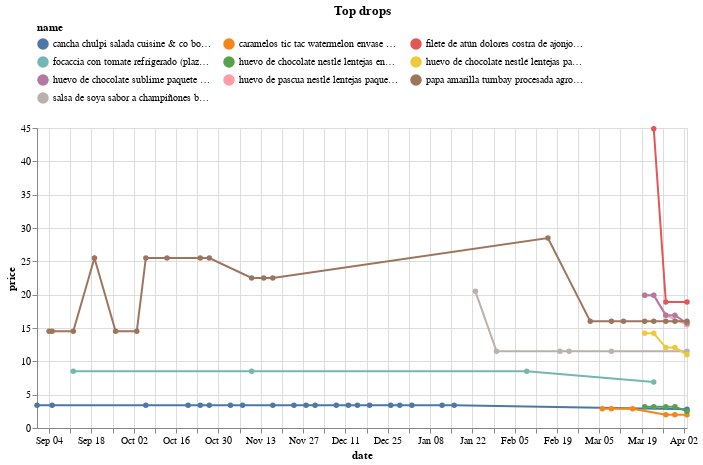

Write notebook code for a chart like this one.
### Code cell
(top_changes
 .sort_values('change')
 .head(10)
 .loc[:, ['store','sku']]
 .merge(df, on=['store','sku'])
 .pipe(alt.Chart)
 .mark_line(point=True)
 .encode(x='date', y='price', color='name', tooltip=['name','price'])
 .properties(width=650, title='Top drops')
 .configure_legend(orient='top', columns=3)
)

### Figure 1 — Vega-Lite specification as saved in the notebook (floating-point values rounded to 4 significant figures)
{"config": {"view": {"continuousWidth": 400, "continuousHeight": 300}, "legend": {"columns": 3, "orient": "top"}}, "data": {"name": "data-fda9cc81d02305521d40395679f53f84"}, "mark": {"type": "line", "point": true}, "encoding": {"color": {"field": "name", "type": "nominal"}, "tooltip": [{"field": "name", "type": "nominal"}, {"field": "price", "type": "quantitative"}], "x": {"field": "date", "type": "temporal"}, "y": {"field": "price", "type": "quantitative"}}, "title": "Top drops", "width": 650, "$schema": "https://vega.github.io/schema/vega-lite/v4.17.0.json", "datasets": {"data-fda9cc81d02305521d40395679f53f84": [{"store": "plaza_vea", "sku": 10850214, "brand": "DOLORES", "uri": "https://www.plazavea.com.pe/filete-de-atun-dolores-costra-de-ajonjoli-bolsa-304g/p", "name": "filete de atún dolores costra de ajonjolí bolsa 304g (plaza_vea)", "price": 44.9, "category": "https://www.plazavea.com.pe/carnes-aves-y-pescados", "date": "2023-03-23T00:00:00"}, {"store": "plaza_vea", "sku": 10850214, "brand": "DOLORES", "uri": "https://www.plazavea.com.pe/filete-de-atun-dolores-costra-de-ajonjoli-bolsa-304g/p", "name": "filete de atún dolores costra de ajonjolí bolsa 304g (plaza_vea)", "price": 18.9, "category": "https://www.plazavea.com.pe/carnes-aves-y-pescados", "date": "2023-04-03T00:00:00"}, {"store": "plaza_vea", "sku": 10850214, "brand": "DOLORES", "uri": "https://www.plazavea.com.pe/filete-de-atun-dolores-costra-de-ajonjoli-bolsa-304g/p", "name": "filete de atún dolores costra de ajonjolí bolsa 304g (plaza_vea)", "price": 18.9, "category": "https://www.plazavea.com.pe/carnes-aves-y-pescados", "date": "2023-03-27T00:00:00"}, {"store": "plaza_vea", "sku": 10211360, "brand": "PLAZA VEA", "uri": "https://www.plazavea.com.pe/focaccia-con-tomate-refrigerado/p", "name": "focaccia con tomate refrigerado (plaza_vea)", "price": 8.5, "category": "https://www.plazavea.com.pe/panaderia-y-pasteleria", "date": "2022-09-12T00:00:00"}, {"store": "plaza_vea", "sku": 10211360, "brand": "PLAZA VEA", "uri": "https://www.plazavea.com.pe/focaccia-con-tomate-refrigerado/p", "name": "focaccia con tomate refrigerado (plaza_vea)", "price": 8.5, "category": "https://www.plazavea.com.pe/panaderia-y-pasteleria", "date": "2023-02-09T00:00:00"}, {"store": "plaza_vea", "sku": 10211360, "brand": "PLAZA VEA", "uri": "https://www.plazavea.com.pe/focaccia-con-tomate-refrigerado/p", "name": "focaccia con tomate refrigerado (plaza_vea)", "price": 6.9, "category": "https://www.plazavea.com.pe/panaderia-y-pasteleria", "date": "2023-03-23T00:00:00"}, {"store": "plaza_vea", "sku": 10211360, "brand": "PLAZA VEA", "uri": "https://www.plazavea.com.pe/focaccia-con-tomate-refrigerado/p", "name": "focaccia con tomate refrigerado (plaza_vea)", "price": 8.5, "category": "https://www.plazavea.com.pe/panaderia-y-pasteleria", "date": "2022-11-10T00:00:00"}, {"store": "metro", "sku": 575883, "brand": "Cuisine & Co", "uri": "https://www.metro.pe/cancha-chulpi-salada-cuisine-co-bolsa-100-g/p", "name": "cancha chulpi salada cuisine & co bolsa 100 g (metro)", "price": 3.4, "category": "https://www.metro.pe/abarrotes/galletas-snacks-y-golosinas/mani-habas-y-canchita", "date": "2022-12-12T00:00:00"}, {"store": "metro", "sku": 575883, "brand": "Cuisine & Co", "uri": "https://www.metro.pe/cancha-chulpi-salada-cuisine-co-bolsa-100-g-2/p", "name": "cancha chulpi salada cuisine & co bolsa 100 g (metro)", "price": 2.8, "category": "https://www.metro.pe/abarrotes/galletas-snacks-y-golosinas/frutos-secos-y-frutos-deshidratados", "date": "2023-04-03T00:00:00"}, {"store": "metro", "sku": 575883, "brand": "Cuisine & Co", "uri": "https://www.metro.pe/cancha-chulpi-salada-cuisine-co-bolsa-100-g/p", "name": "cancha chulpi salada cuisine & co bolsa 100 g (metro)", "price": 3.4, "category": "https://www.metro.pe/abarrotes/galletas-snacks-y-golosinas/mani-habas-y-canchita", "date": "2022-11-03T00:00:00"}, {"store": "metro", "sku": 575883, "brand": "Cuisine & Co", "uri": "https://www.metro.pe/cancha-chulpi-salada-cuisine-co-bolsa-100-g/p", "name": "cancha chulpi salada cuisine & co bolsa 100 g (metro)", "price": 3.4, "category": "https://www.metro.pe/abarrotes/galletas-snacks-y-golosinas/mani-habas-y-canchita", "date": "2022-08-31T00:00:00"}, {"store": "metro", "sku": 575883, "brand": "Cuisine & Co", "uri": "https://www.metro.pe/cancha-chulpi-salada-cuisine-co-bolsa-100-g/p", "name": "cancha chulpi salada cuisine & co bolsa 100 g (metro)", "price": 3.4, "category": "https://www.metro.pe/abarrotes/galletas-snacks-y-golosinas/mani-habas-y-canchita", "date": "2022-11-28T00:00:00"}, {"store": "metro", "sku": 575883, "brand": "Cuisine & Co", "uri": "https://www.metro.pe/cancha-chulpi-salada-cuisine-co-bolsa-100-g/p", "name": "cancha chulpi salada cuisine & co bolsa 100 g (metro)", "price": 3.4, "category": "https://www.metro.pe/abarrotes/galletas-snacks-y-golosinas/mani-habas-y-canchita", "date": "2022-11-17T00:00:00"}, {"store": "metro", "sku": 575883, "brand": "Cuisine & Co", "uri": "https://www.metro.pe/cancha-chulpi-salada-cuisine-co-bolsa-100-g/p", "name": "cancha chulpi salada cuisine & co bolsa 100 g (metro)", "price": 3.4, "category": "https://www.metro.pe/abarrotes/galletas-snacks-y-golosinas/mani-habas-y-canchita", "date": "2022-10-20T00:00:00"}, {"store": "metro", "sku": 575883, "brand": "Cuisine & Co", "uri": "https://www.metro.pe/cancha-chulpi-salada-cuisine-co-bolsa-100-g/p", "name": "cancha chulpi salada cuisine & co bolsa 100 g (metro)", "price": 3.4, "category": "https://www.metro.pe/abarrotes/galletas-snacks-y-golosinas/mani-habas-y-canchita", "date": "2022-12-08T00:00:00"}, {"store": "metro", "sku": 575883, "brand": "Cuisine & Co", "uri": "https://www.metro.pe/cancha-chulpi-salada-cuisine-co-bolsa-100-g/p", "name": "cancha chulpi salada cuisine & co bolsa 100 g (metro)", "price": 3.4, "category": "https://www.metro.pe/abarrotes/galletas-snacks-y-golosinas/mani-habas-y-canchita", "date": "2022-12-26T00:00:00"}, {"store": "metro", "sku": 575883, "brand": "Cuisine & Co", "uri": "https://www.metro.pe/cancha-chulpi-salada-cuisine-co-bolsa-100-g/p", "name": "cancha chulpi salada cuisine & co bolsa 100 g (metro)", "price": 3.4, "category": "https://www.metro.pe/abarrotes/galletas-snacks-y-golosinas/mani-habas-y-canchita", "date": "2022-10-27T00:00:00"}, {"store": "metro", "sku": 575883, "brand": "Cuisine & Co", "uri": "https://www.metro.pe/cancha-chulpi-salada-cuisine-co-bolsa-100-g/p", "name": "cancha chulpi salada cuisine & co bolsa 100 g (metro)", "price": 3.4, "category": "https://www.metro.pe/abarrotes/galletas-snacks-y-golosinas/mani-habas-y-canchita", "date": "2022-12-19T00:00:00"}, {"store": "metro", "sku": 575883, "brand": "Cuisine & Co", "uri": "https://www.metro.pe/cancha-chulpi-salada-cuisine-co-bolsa-100-g/p", "name": "cancha chulpi salada cuisine & co bolsa 100 g (metro)", "price": 3.4, "category": "https://www.metro.pe/abarrotes/galletas-snacks-y-golosinas/mani-habas-y-canchita", "date": "2022-11-07T00:00:00"}, {"store": "metro", "sku": 575883, "brand": "Cuisine & Co", "uri": "https://www.metro.pe/cancha-chulpi-salada-cuisine-co-bolsa-100-g/p", "name": "cancha chulpi salada cuisine & co bolsa 100 g (metro)", "price": 3.4, "category": "https://www.metro.pe/abarrotes/galletas-snacks-y-golosinas/mani-habas-y-canchita", "date": "2022-12-29T00:00:00"}, {"store": "metro", "sku": 575883, "brand": "Cuisine & Co", "uri": "https://www.metro.pe/cancha-chulpi-salada-cuisine-co-bolsa-100-g/p", "name": "cancha chulpi salada cuisine & co bolsa 100 g (metro)", "price": 3.4, "category": "https://www.metro.pe/abarrotes/galletas-snacks-y-golosinas/mani-habas-y-canchita", "date": "2022-10-06T00:00:00"}, {"store": "metro", "sku": 575883, "brand": "Cuisine & Co", "uri": "https://www.metro.pe/cancha-chulpi-salada-cuisine-co-bolsa-100-g/p", "name": "cancha chulpi salada cuisine & co bolsa 100 g (metro)", "price": 3.4, "category": "https://www.metro.pe/abarrotes/galletas-snacks-y-golosinas/mani-habas-y-canchita", "date": "2022-11-24T00:00:00"}, {"store": "metro", "sku": 575883, "brand": "Cuisine & Co", "uri": "https://www.metro.pe/cancha-chulpi-salada-cuisine-co-bolsa-100-g/p", "name": "cancha chulpi salada cuisine & co bolsa 100 g (metro)", "price": 3.4, "category": "https://www.metro.pe/abarrotes/galletas-snacks-y-golosinas/mani-habas-y-canchita", "date": "2023-01-12T00:00:00"}, {"store": "metro", "sku": 575883, "brand": "Cuisine & Co", "uri": "https://www.metro.pe/cancha-chulpi-salada-cuisine-co-bolsa-100-g/p", "name": "cancha chulpi salada cuisine & co bolsa 100 g (metro)", "price": 3.4, "category": "https://www.metro.pe/abarrotes/galletas-snacks-y-golosinas/mani-habas-y-canchita", "date": "2023-01-16T00:00:00"}, {"store": "metro", "sku": 575883, "brand": "Cuisine & Co", "uri": "https://www.metro.pe/cancha-chulpi-salada-cuisine-co-bolsa-100-g/p", "name": "cancha chulpi salada cuisine & co bolsa 100 g (metro)", "price": 3.4, "category": "https://www.metro.pe/abarrotes/galletas-snacks-y-golosinas/mani-habas-y-canchita", "date": "2023-01-02T00:00:00"}, {"store": "metro", "sku": 575883, "brand": "Cuisine & Co", "uri": "https://www.metro.pe/cancha-chulpi-salada-cuisine-co-bolsa-100-g/p", "name": "cancha chulpi salada cuisine & co bolsa 100 g (metro)", "price": 3.4, "category": "https://www.metro.pe/abarrotes/galletas-snacks-y-golosinas/mani-habas-y-canchita", "date": "2022-12-15T00:00:00"}, {"store": "metro", "sku": 575883, "brand": "Cuisine & Co", "uri": "https://www.metro.pe/cancha-chulpi-salada-cuisine-co-bolsa-100-g/p", "name": "cancha chulpi salada cuisine & co bolsa 100 g (metro)", "price": 3.4, "category": "https://www.metro.pe/abarrotes/galletas-snacks-y-golosinas/mani-habas-y-canchita", "date": "2022-09-05T00:00:00"}, {"store": "metro", "sku": 575883, "brand": "Cuisine & Co", "uri": "https://www.metro.pe/cancha-chulpi-salada-cuisine-co-bolsa-100-g/p", "name": "cancha chulpi salada cuisine & co bolsa 100 g (metro)", "price": 3.4, "category": "https://www.metro.pe/abarrotes/galletas-snacks-y-golosinas/mani-habas-y-canchita", "date": "2022-10-24T00:00:00"}, {"store": "metro", "sku": 575883, "brand": "Cuisine & Co", "uri": "https://www.metro.pe/cancha-chulpi-salada-cuisine-co-bolsa-100-g/p", "name": "cancha chulpi salada cuisine & co bolsa 100 g (metro)", "price": 3.4, "category": "https://www.metro.pe/abarrotes/galletas-snacks-y-golosinas/mani-habas-y-canchita", "date": "2022-12-01T00:00:00"}, {"store": "metro", "sku": 1017219, "brand": "Bárcidda", "uri": "https://www.metro.pe/salsa-de-soya-sabor-a-champinones-barcidda-500ml-981112/p", "name": "salsa de soya sabor a champiñones bárcidda 500ml (metro)", "price": 11.5, "category": "https://www.metro.pe/abarrotes/condimentos-vinagres-y-comida-instantanea/vinagres-y-sillao", "date": "2023-01-30T00:00:00"}, {"store": "metro", "sku": 1017219, "brand": "Bárcidda", "uri": "https://www.metro.pe/salsa-de-soya-sabor-a-champinones-barcidda-500ml/p", "name": "salsa de soya sabor a champiñones bárcidda 500ml (metro)", "price": 11.5, "category": "https://www.metro.pe/abarrotes/condimentos-vinagres-y-comida-instantanea/vinagres-y-sillao", "date": "2023-04-03T00:00:00"}, {"store": "metro", "sku": 1017219, "brand": "Bárcidda", "uri": "https://www.metro.pe/salsa-de-soya-sabor-a-champinones-barcidda-500ml-981112/p", "name": "salsa de soya sabor a champiñones bárcidda 500ml (metro)", "price": 11.5, "category": "https://www.metro.pe/abarrotes/condimentos-vinagres-y-comida-instantanea/vinagres-y-sillao", "date": "2023-02-23T00:00:00"}, {"store": "metro", "sku": 1017219, "brand": "Bárcidda", "uri": "https://www.metro.pe/salsa-de-soya-sabor-a-champinones-barcidda-500ml-981112/p", "name": "salsa de soya sabor a champiñones bárcidda 500ml (metro)", "price": 20.5, "category": "https://www.metro.pe/abarrotes/condimentos-vinagres-y-comida-instantanea/vinagres-y-sillao", "date": "2023-01-23T00:00:00"}, {"store": "metro", "sku": 1017219, "brand": "Bárcidda", "uri": "https://www.metro.pe/salsa-de-soya-sabor-a-champinones-barcidda-500ml-981112/p", "name": "salsa de soya sabor a champiñones bárcidda 500ml (metro)", "price": 11.5, "category": "https://www.metro.pe/abarrotes/condimentos-vinagres-y-comida-instantanea/vinagres-y-sillao", "date": "2023-03-09T00:00:00"}, {"store": "metro", "sku": 1017219, "brand": "Bárcidda", "uri": "https://www.metro.pe/salsa-de-soya-sabor-a-champinones-barcidda-500ml-981112/p", "name": "salsa de soya sabor a champiñones bárcidda 500ml (metro)", "price": 11.5, "category": "https://www.metro.pe/abarrotes/condimentos-vinagres-y-comida-instantanea/vinagres-y-sillao", "date": "2023-02-20T00:00:00"}, {"store": "plaza_vea", "sku": 10083534, "brand": "NESTLÉ", "uri": "https://www.plazavea.com.pe/huevo-de-pascua-lentejas-paquete-101-5g/p", "name": "huevo de pascua nestlé lentejas paquete 101.5g (plaza_vea)", "price": 19.9, "category": "https://www.plazavea.com.pe/abarrotes", "date": "2023-03-20T00:00:00"}, {"store": "plaza_vea", "sku": 10083534, "brand": "NESTLÉ", "uri": "https://www.plazavea.com.pe/huevo-de-pascua-lentejas-paquete-101-5g/p", "name": "huevo de pascua nestlé lentejas paquete 101.5g (plaza_vea)", "price": 19.9, "category": "https://www.plazavea.com.pe/abarrotes", "date": "2023-03-23T00:00:00"}, {"store": "plaza_vea", "sku": 10083534, "brand": "NESTLÉ", "uri": "https://www.plazavea.com.pe/huevo-de-pascua-lentejas-paquete-101-5g/p", "name": "huevo de pascua nestlé lentejas paquete 101.5g (plaza_vea)", "price": 15.5, "category": "https://www.plazavea.com.pe/abarrotes", "date": "2023-04-03T00:00:00"}, {"store": "plaza_vea", "sku": 10083534, "brand": "NESTLÉ", "uri": "https://www.plazavea.com.pe/huevo-de-pascua-lentejas-paquete-101-5g/p", "name": "huevo de pascua nestlé lentejas paquete 101.5g (plaza_vea)", "price": 16.92, "category": "https://www.plazavea.com.pe/abarrotes", "date": "2023-03-27T00:00:00"}, {"store": "plaza_vea", "sku": 10792980, "brand": "TIC TAC", "uri": "https://www.plazavea.com.pe/caramelos-tic-tac-watermelon-envase-16g/p", "name": "caramelos tic tac watermelon envase 16g (plaza_vea)", "price": 2.9, "category": "https://www.plazavea.com.pe/abarrotes", "date": "2023-03-06T00:00:00"}, {"store": "plaza_vea", "sku": 10792980, "brand": "TIC TAC", "uri": "https://www.plazavea.com.pe/caramelos-tic-tac-watermelon-envase-16g/p", "name": "caramelos tic tac watermelon envase 16g (plaza_vea)", "price": 2.0, "category": "https://www.plazavea.com.pe/abarrotes", "date": "2023-03-30T00:00:00"}, {"store": "plaza_vea", "sku": 10792980, "brand": "TIC TAC", "uri": "https://www.plazavea.com.pe/caramelos-tic-tac-watermelon-envase-16g/p", "name": "caramelos tic tac watermelon envase 16g (plaza_vea)", "price": 2.0, "category": "https://www.plazavea.com.pe/abarrotes", "date": "2023-04-03T00:00:00"}, {"store": "plaza_vea", "sku": 10792980, "brand": "TIC TAC", "uri": "https://www.plazavea.com.pe/caramelos-tic-tac-watermelon-envase-16g/p", "name": "caramelos tic tac watermelon envase 16g (plaza_vea)", "price": 2.0, "category": "https://www.plazavea.com.pe/abarrotes", "date": "2023-03-27T00:00:00"}, {"store": "plaza_vea", "sku": 10792980, "brand": "TIC TAC", "uri": "https://www.plazavea.com.pe/caramelos-tic-tac-watermelon-envase-16g/p", "name": "caramelos tic tac watermelon envase 16g (plaza_vea)", "price": 2.9, "category": "https://www.plazavea.com.pe/abarrotes", "date": "2023-03-09T00:00:00"}, {"store": "plaza_vea", "sku": 10792980, "brand": "TIC TAC", "uri": "https://www.plazavea.com.pe/caramelos-tic-tac-watermelon-envase-16g/p", "name": "caramelos tic tac watermelon envase 16g (plaza_vea)", "price": 2.9, "category": "https://www.plazavea.com.pe/abarrotes", "date": "2023-03-16T00:00:00"}, {"store": "plaza_vea", "sku": 10083535, "brand": "NESTLÉ", "uri": "https://www.plazavea.com.pe/huevo-de-chocolate-lentejas-paquete-4un/p", "name": "huevo de chocolate nestlé lentejas paquete 4un (plaza_vea)", "price": 14.2, "category": "https://www.plazavea.com.pe/abarrotes", "date": "2023-03-20T00:00:00"}, {"store": "plaza_vea", "sku": 10083535, "brand": "NESTLÉ", "uri": "https://www.plazavea.com.pe/huevo-de-chocolate-lentejas-paquete-4un/p", "name": "huevo de chocolate nestlé lentejas paquete 4un (plaza_vea)", "price": 12.07, "category": "https://www.plazavea.com.pe/abarrotes", "date": "2023-03-30T00:00:00"}, {"store": "plaza_vea", "sku": 10083535, "brand": "NESTLÉ", "uri": "https://www.plazavea.com.pe/huevo-de-chocolate-lentejas-paquete-4un/p", "name": "huevo de chocolate nestlé lentejas paquete 4un (plaza_vea)", "price": 14.2, "category": "https://www.plazavea.com.pe/abarrotes", "date": "2023-03-23T00:00:00"}, {"store": "plaza_vea", "sku": 10083535, "brand": "NESTLÉ", "uri": "https://www.plazavea.com.pe/huevo-de-chocolate-lentejas-paquete-4un/p", "name": "huevo de chocolate nestlé lentejas paquete 4un (plaza_vea)", "price": 11.0, "category": "https://www.plazavea.com.pe/abarrotes", "date": "2023-04-03T00:00:00"}, {"store": "plaza_vea", "sku": 10083535, "brand": "NESTLÉ", "uri": "https://www.plazavea.com.pe/huevo-de-chocolate-lentejas-paquete-4un/p", "name": "huevo de chocolate nestlé lentejas paquete 4un (plaza_vea)", "price": 12.07, "category": "https://www.plazavea.com.pe/abarrotes", "date": "2023-03-27T00:00:00"}, {"store": "plaza_vea", "sku": 10083532, "brand": "NESTLE SUBLIME", "uri": "https://www.plazavea.com.pe/huevo-de-chocolate-sublime-paquete-98g/p", "name": "huevo de chocolate sublime paquete 98g (plaza_vea)", "price": 19.9, "category": "https://www.plazavea.com.pe/abarrotes", "date": "2023-03-20T00:00:00"}, {"store": "plaza_vea", "sku": 10083532, "brand": "NESTLE SUBLIME", "uri": "https://www.plazavea.com.pe/huevo-de-chocolate-sublime-paquete-98g/p", "name": "huevo de chocolate sublime paquete 98g (plaza_vea)", "price": 16.92, "category": "https://www.plazavea.com.pe/abarrotes", "date": "2023-03-30T00:00:00"}, {"store": "plaza_vea", "sku": 10083532, "brand": "NESTLE SUBLIME", "uri": "https://www.plazavea.com.pe/huevo-de-chocolate-sublime-paquete-98g/p", "name": "huevo de chocolate sublime paquete 98g (plaza_vea)", "price": 19.9, "category": "https://www.plazavea.com.pe/abarrotes", "date": "2023-03-23T00:00:00"}, {"store": "plaza_vea", "sku": 10083532, "brand": "NESTLE SUBLIME", "uri": "https://www.plazavea.com.pe/huevo-de-chocolate-sublime-paquete-98g/p", "name": "huevo de chocolate sublime paquete 98g (plaza_vea)", "price": 15.7, "category": "https://www.plazavea.com.pe/abarrotes", "date": "2023-04-03T00:00:00"}, {"store": "plaza_vea", "sku": 10083532, "brand": "NESTLE SUBLIME", "uri": "https://www.plazavea.com.pe/huevo-de-chocolate-sublime-paquete-98g/p", "name": "huevo de chocolate sublime paquete 98g (plaza_vea)", "price": 16.92, "category": "https://www.plazavea.com.pe/abarrotes", "date": "2023-03-27T00:00:00"}, {"store": "metro", "sku": 564388, "brand": "Agro Selecto", "uri": "https://www.metro.pe/papa-amarilla-tumbay-procesada-agro-selecto-2kg/p", "name": "papa amarilla tumbay procesada agro selecto 2kg (metro)", "price": 16.0, "category": "https://www.metro.pe/frutas-y-verduras/verduras/tuberculos-y-raices", "date": "2023-03-13T00:00:00"}, {"store": "metro", "sku": 564388, "brand": "Agro Selecto", "uri": "https://www.metro.pe/papa-amarilla-tumbay-procesada-agro-selecto-2kg/p", "name": "papa amarilla tumbay procesada agro selecto 2kg (metro)", "price": 14.5, "category": "https://www.metro.pe/frutas-y-verduras/verduras/tuberculos-y-raices", "date": "2022-09-12T00:00:00"}, {"store": "metro", "sku": 564388, "brand": "Agro Selecto", "uri": "https://www.metro.pe/papa-amarilla-tumbay-procesada-agro-selecto-2kg/p", "name": "papa amarilla tumbay procesada agro selecto 2kg (metro)", "price": 14.5, "category": "https://www.metro.pe/frutas-y-verduras/verduras/tuberculos-y-raices", "date": "2022-09-26T00:00:00"}, {"store": "metro", "sku": 564388, "brand": "Agro Selecto", "uri": "https://www.metro.pe/papa-amarilla-tumbay-procesada-agro-selecto-2kg/p", "name": "papa amarilla tumbay procesada agro selecto 2kg (metro)", "price": 16.0, "category": "https://www.metro.pe/frutas-y-verduras/verduras/tuberculos-y-raices", "date": "2023-04-03T00:00:00"}, {"store": "metro", "sku": 564388, "brand": "Agro Selecto", "uri": "https://www.metro.pe/papa-amarilla-tumbay-procesada-agro-selecto-2kg/p", "name": "papa amarilla tumbay procesada agro selecto 2kg (metro)", "price": 28.5, "category": "https://www.metro.pe/frutas-y-verduras/verduras/tuberculos-y-raices", "date": "2023-02-16T00:00:00"}, {"store": "metro", "sku": 564388, "brand": "Agro Selecto", "uri": "https://www.metro.pe/papa-amarilla-tumbay-procesada-agro-selecto-2kg/p", "name": "papa amarilla tumbay procesada agro selecto 2kg (metro)", "price": 14.5, "category": "https://www.metro.pe/frutas-y-verduras/verduras/tuberculos-y-raices", "date": "2022-09-04T00:00:00"}, {"store": "metro", "sku": 564388, "brand": "Agro Selecto", "uri": "https://www.metro.pe/papa-amarilla-tumbay-procesada-agro-selecto-2kg/p", "name": "papa amarilla tumbay procesada agro selecto 2kg (metro)", "price": 25.5, "category": "https://www.metro.pe/frutas-y-verduras/verduras/tuberculos-y-raices", "date": "2022-10-13T00:00:00"}, {"store": "metro", "sku": 564388, "brand": "Agro Selecto", "uri": "https://www.metro.pe/papa-amarilla-tumbay-procesada-agro-selecto-2kg/p", "name": "papa amarilla tumbay procesada agro selecto 2kg (metro)", "price": 22.5, "category": "https://www.metro.pe/frutas-y-verduras/verduras/tuberculos-y-raices", "date": "2022-11-17T00:00:00"}, {"store": "metro", "sku": 564388, "brand": "Agro Selecto", "uri": "https://www.metro.pe/papa-amarilla-tumbay-procesada-agro-selecto-2kg/p", "name": "papa amarilla tumbay procesada agro selecto 2kg (metro)", "price": 16.0, "category": "https://www.metro.pe/frutas-y-verduras/verduras/tuberculos-y-raices", "date": "2023-03-02T00:00:00"}, {"store": "metro", "sku": 564388, "brand": "Agro Selecto", "uri": "https://www.metro.pe/papa-amarilla-tumbay-procesada-agro-selecto-2kg/p", "name": "papa amarilla tumbay procesada agro selecto 2kg (metro)", "price": 25.5, "category": "https://www.metro.pe/frutas-y-verduras/verduras/tuberculos-y-raices", "date": "2022-10-27T00:00:00"}, {"store": "metro", "sku": 564388, "brand": "Agro Selecto", "uri": "https://www.metro.pe/papa-amarilla-tumbay-procesada-agro-selecto-2kg/p", "name": "papa amarilla tumbay procesada agro selecto 2kg (metro)", "price": 16.0, "category": "https://www.metro.pe/frutas-y-verduras/verduras/tuberculos-y-raices", "date": "2023-03-27T00:00:00"}, {"store": "metro", "sku": 564388, "brand": "Agro Selecto", "uri": "https://www.metro.pe/papa-amarilla-tumbay-procesada-agro-selecto-2kg/p", "name": "papa amarilla tumbay procesada agro selecto 2kg (metro)", "price": 16.0, "category": "https://www.metro.pe/frutas-y-verduras/verduras/tuberculos-y-raices", "date": "2023-03-30T00:00:00"}, {"store": "metro", "sku": 564388, "brand": "Agro Selecto", "uri": "https://www.metro.pe/papa-amarilla-tumbay-procesada-agro-selecto-2kg/p", "name": "papa amarilla tumbay procesada agro selecto 2kg (metro)", "price": 25.5, "category": "https://www.metro.pe/frutas-y-verduras/verduras/tuberculos-y-raices", "date": "2022-09-19T00:00:00"}, {"store": "metro", "sku": 564388, "brand": "Agro Selecto", "uri": "https://www.metro.pe/papa-amarilla-tumbay-procesada-agro-selecto-2kg/p", "name": "papa amarilla tumbay procesada agro selecto 2kg (metro)", "price": 25.5, "category": "https://www.metro.pe/frutas-y-verduras/verduras/tuberculos-y-raices", "date": "2022-10-06T00:00:00"}, {"store": "metro", "sku": 564388, "brand": "Agro Selecto", "uri": "https://www.metro.pe/papa-amarilla-tumbay-procesada-agro-selecto-2kg/p", "name": "papa amarilla tumbay procesada agro selecto 2kg (metro)", "price": 16.0, "category": "https://www.metro.pe/frutas-y-verduras/verduras/tuberculos-y-raices", "date": "2023-03-20T00:00:00"}, {"store": "metro", "sku": 564388, "brand": "Agro Selecto", "uri": "https://www.metro.pe/papa-amarilla-tumbay-procesada-agro-selecto-2kg/p", "name": "papa amarilla tumbay procesada agro selecto 2kg (metro)", "price": 22.5, "category": "https://www.metro.pe/frutas-y-verduras/verduras/tuberculos-y-raices", "date": "2022-11-14T00:00:00"}, {"store": "metro", "sku": 564388, "brand": "Agro Selecto", "uri": "https://www.metro.pe/papa-amarilla-tumbay-procesada-agro-selecto-2kg/p", "name": "papa amarilla tumbay procesada agro selecto 2kg (metro)", "price": 16.0, "category": "https://www.metro.pe/frutas-y-verduras/verduras/tuberculos-y-raices", "date": "2023-03-23T00:00:00"}, {"store": "metro", "sku": 564388, "brand": "Agro Selecto", "uri": "https://www.metro.pe/papa-amarilla-tumbay-procesada-agro-selecto-2kg/p", "name": "papa amarilla tumbay procesada agro selecto 2kg (metro)", "price": 16.0, "category": "https://www.metro.pe/frutas-y-verduras/verduras/tuberculos-y-raices", "date": "2023-03-09T00:00:00"}, {"store": "metro", "sku": 564388, "brand": "Agro Selecto", "uri": "https://www.metro.pe/papa-amarilla-tumbay-procesada-agro-selecto-2kg/p", "name": "papa amarilla tumbay procesada agro selecto 2kg (metro)", "price": 14.5, "category": "https://www.metro.pe/frutas-y-verduras/verduras/tuberculos-y-raices", "date": "2022-10-03T00:00:00"}, {"store": "metro", "sku": 564388, "brand": "Agro Selecto", "uri": "https://www.metro.pe/papa-amarilla-tumbay-procesada-agro-selecto-2kg/p", "name": "papa amarilla tumbay procesada agro selecto 2kg (metro)", "price": 22.5, "category": "https://www.metro.pe/frutas-y-verduras/verduras/tuberculos-y-raices", "date": "2022-11-10T00:00:00"}, {"store": "metro", "sku": 564388, "brand": "Agro Selecto", "uri": "https://www.metro.pe/papa-amarilla-tumbay-procesada-agro-selecto-2kg/p", "name": "papa amarilla tumbay procesada agro selecto 2kg (metro)", "price": 14.5, "category": "https://www.metro.pe/frutas-y-verduras/verduras/tuberculos-y-raices", "date": "2022-09-05T00:00:00"}, {"store": "metro", "sku": 564388, "brand": "Agro Selecto", "uri": "https://www.metro.pe/papa-amarilla-tumbay-procesada-agro-selecto-2kg/p", "name": "papa amarilla tumbay procesada agro selecto 2kg (metro)", "price": 25.5, "category": "https://www.metro.pe/frutas-y-verduras/verduras/tuberculos-y-raices", "date": "2022-10-24T00:00:00"}, {"store": "plaza_vea", "sku": 24081, "brand": "NESTLÉ", "uri": "https://www.plazavea.com.pe/huevo-de-chocolate-nestle-lenteja-envoltura-20-7g/p", "name": "huevo de chocolate nestlé lentejas envoltura 20.7g (plaza_vea)", "price": 3.2, "category": "https://www.plazavea.com.pe/abarrotes", "date": "2023-03-20T00:00:00"}, {"store": "plaza_vea", "sku": 24081, "brand": "NESTLÉ", "uri": "https://www.plazavea.com.pe/huevo-de-chocolate-nestle-lenteja-envoltura-20-7g/p", "name": "huevo de chocolate nestlé lentejas envoltura 20.7g (plaza_vea)", "price": 3.2, "category": "https://www.plazavea.com.pe/abarrotes", "date": "2023-03-30T00:00:00"}, {"store": "plaza_vea", "sku": 24081, "brand": "NESTLÉ", "uri": "https://www.plazavea.com.pe/huevo-de-chocolate-nestle-lenteja-envoltura-20-7g/p", "name": "huevo de chocolate nestlé lentejas envoltura 20.7g (plaza_vea)", "price": 3.2, "category": "https://www.plazavea.com.pe/abarrotes", "date": "2023-03-23T00:00:00"}, {"store": "plaza_vea", "sku": 24081, "brand": "NESTLÉ", "uri": "https://www.plazavea.com.pe/huevo-de-chocolate-nestle-lenteja-envoltura-20-7g/p", "name": "huevo de chocolate nestlé lentejas envoltura 20.7g (plaza_vea)", "price": 2.5, "category": "https://www.plazavea.com.pe/abarrotes", "date": "2023-04-03T00:00:00"}, {"store": "plaza_vea", "sku": 24081, "brand": "NESTLÉ", "uri": "https://www.plazavea.com.pe/huevo-de-chocolate-nestle-lenteja-envoltura-20-7g/p", "name": "huevo de chocolate nestlé lentejas envoltura 20.7g (plaza_vea)", "price": 3.2, "category": "https://www.plazavea.com.pe/abarrotes", "date": "2023-03-27T00:00:00"}]}}
